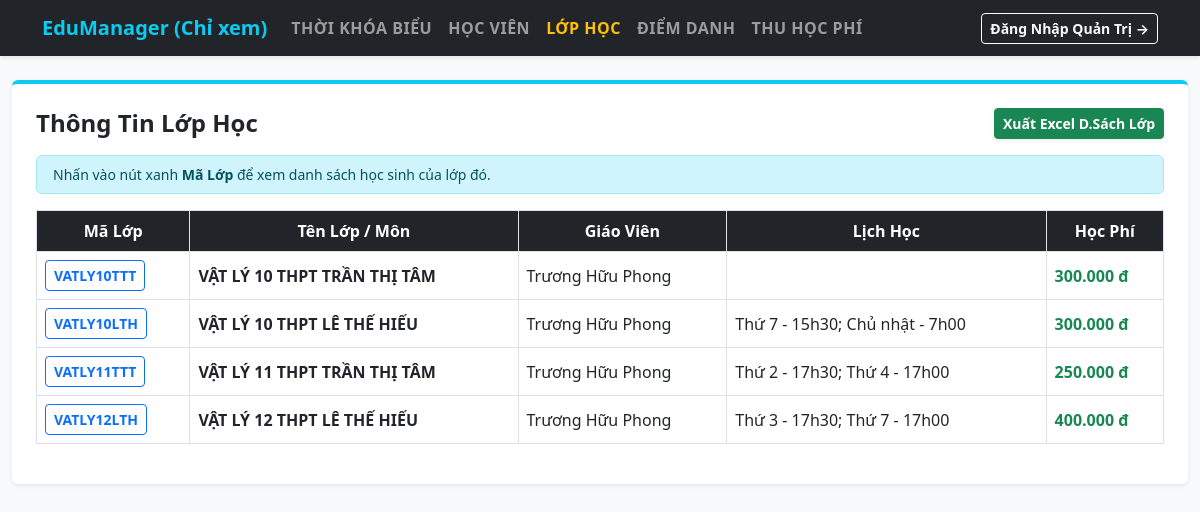
The app's page /?page=lophoc with its own data.
### tables this page shows
CREATE TABLE lop_hoc (
                id INTEGER PRIMARY KEY AUTOINCREMENT,
                ma_lop TEXT UNIQUE,
                ten_lop TEXT,
                mon_hoc TEXT,
                lich_hoc TEXT,
                giao_vien TEXT,
                hoc_phi REAL
            );

### app.py (the view)
@app.route('/')
def index():
    page = request.args.get('page', 'tkb')
    conn = get_db()
    cursor = conn.cursor()
    all_classes = [dict(row) for row in cursor.execute("SELECT * FROM lop_hoc ORDER BY id DESC").fetchall()]
    cai_dat_ca_hoc = [dict(row) for row in cursor.execute("SELECT * FROM cai_dat_ca_hoc ORDER BY ca_id ASC").fetchall()]
    tkb_data = {}
    for row in cursor.execute("SELECT thu, ca_id, noi_dung FROM thoi_khoa_bieu").fetchall():
        tkb_data[(row['thu'], row['ca_id'])] = row['noi_dung'] or ''
    students = [dict(row) for row in cursor.execute("SELECT * FROM hoc_vien ORDER BY ma_hv ASC").fetchall()]
    class_students_map = {}
    for c in all_classes:
        ml = c['ma_lop']
        cur_hs = cursor.execute("""
            SELECT hv.* FROM hoc_vien hv
            JOIN hoc_vien_lop hvl ON hv.ma_hv = hvl.ma_hv
            WHERE hvl.ma_lop = ?
            ORDER BY hv.ma_hv ASC
        """, (ml,)).fetchall()
        class_students_map[ml] = [dict(h) for h in cur_hs]
    sel_lop = request.args.get('filter_lop', (all_classes[0]['ma_lop'] if all_classes else ''))
    f_thang_input = request.args.get('filter_thang', datetime.now().strftime('%Y-%m'))
    try:
        dt_thang = datetime.strptime(f_thang_input, '%Y-%m')
        sel_thang = dt_thang.strftime('%m/%Y')
    except ValueError:
        sel_thang = datetime.now().strftime('%m/%Y')
    dd_students = []
    saved_dates = {f'ngay_{i}': '--/--' for i in range(1, 9)}
    attendance_map = {}
    if sel_lop:
        cur_dd_st = cursor.execute("""
            SELECT hv.* FROM hoc_vien hv
            JOIN hoc_vien_lop hvl ON hv.ma_hv = hvl.ma_hv
            WHERE hvl.ma_lop = ? AND hv.trang_thai = 'Đang học'
            ORDER BY hv.ma_hv ASC
        """, (sel_lop,)).fetchall()
        dd_students = [dict(r) for r in cur_dd_st]
        row_ngay = cursor.execute("SELECT * FROM ngay_hoc WHERE ma_lop = ? AND thang = ?", (sel_lop, sel_thang)).fetchone()
        if row_ngay:
            saved_dates = dict(row_ngay)
        for shv in dd_students:
            r_dd = cursor.execute("SELECT trang_thai FROM diem_danh WHERE ma_hv = ? AND ma_lop = ? AND ngay_diem_danh = ?", (shv['ma_hv'], sel_lop, sel_thang)).fetchone()
            if r_dd and r_dd['trang_thai']:
                attendance_map[shv['ma_hv']] = r_dd['trang_thai'].split(',')
            else:
                attendance_map[shv['ma_hv']] = ['', '', '', '', '', '', '', '']
    fee_lop = request.args.get('fee_lop', (all_classes[0]['ma_lop'] if all_classes else ''))
    fee_thang_input = request.args.get('fee_thang', datetime.now().strftime('%Y-%m'))
    try:
        dt_f = datetime.strptime(fee_thang_input, '%Y-%m')
        fee_thang = dt_f.strftime('%m/%Y')
    except ValueError:
        fee_thang = datetime.now().strftime('%m/%Y')
    records = []
    if fee_lop:
        cur_rec = cursor.execute("""
            SELECT hv.ma_hv, hv.ho_ten,
                   IFNULL(thp.hoc_phi_phai_dong, lh.hoc_phi) as hoc_phi_phai_dong,
                   IFNULL(thp.da_dong, 0) as da_dong,
                   thp.hinh_thuc
            FROM hoc_vien hv
            JOIN hoc_vien_lop hvl ON hv.ma_hv = hvl.ma_hv
            JOIN lop_hoc lh ON hvl.ma_lop = lh.ma_lop
            LEFT JOIN thu_hoc_phi thp ON hv.ma_hv = thp.ma_hv AND thp.ma_lop = ? AND thp.thang_thu = ?
            WHERE hvl.ma_lop = ? AND hv.trang_thai = 'Đang học'
            ORDER BY hv.ma_hv ASC
        """, (fee_lop, fee_thang, fee_lop)).fetchall()
        records = [dict(r) for r in cur_rec]
    conn.close()
    return render_template(
        'index.html',
        page=page,
        all_classes=all_classes,
        cai_dat_ca_hoc=cai_dat_ca_hoc,
        thu_trong_tuan=THU_TRONG_TUAN,
        tkb_data=tkb_data,
        students=students,
        class_students_map=class_students_map,
        sel_lop=sel_lop,
        f_thang_input=f_thang_input,
        sel_thang=sel_thang,
        saved_dates=saved_dates,
        attendance_map=attendance_map,
        fee_lop=fee_lop,
        fee_thang_input=fee_thang_input,
        records=records
    )

### app.py (called while the page is built)
@app.template_filter('currency')
def currency_filter(value):
    if value is None or value == '':
        return "0"
    try:
        val = float(value)
        return f"{int(val):,}".replace(",", ".")
    except (ValueError, TypeError):
        return "0"

### database.py (called while the page is built)
def get_db():
    conn = sqlite3.connect(DB_PATH)
    conn.row_factory = sqlite3.Row
    return conn

### templates/index.html (shortened to what this page needs)
<!DOCTYPE html>
<html lang="vi">
<head>
    <link href="https://cdn.jsdelivr.net/npm/bootstrap@5.3.0/dist/css/bootstrap.min.css" rel="stylesheet">
</head>
<body class="bg-light">
    <nav class="navbar navbar-expand-lg navbar-dark bg-dark shadow-sm">
        <div class="container">
            <a class="navbar-brand text-info fw-bold" href="{{ url_for('index') }}">EduManager (Chỉ xem)</a>
            <div class="collapse navbar-collapse" id="navMenu">
                <ul class="navbar-nav me-auto">
                    <li class="nav-item"><a class="nav-link {% if page=='tkb' %}active text-warning{% endif %}" href="{{ url_for('index', page='tkb') }}">Thời Khóa Biểu</a></li>
                    <li class="nav-item"><a class="nav-link {% if page=='hocvien' %}active text-warning{% endif %}" href="{{ url_for('index', page='hocvien') }}">Học Viên</a></li>
                    <li class="nav-item"><a class="nav-link {% if page=='lophoc' %}active text-warning{% endif %}" href="{{ url_for('index', page='lophoc') }}">Lớp Học</a></li>
                    <li class="nav-item"><a class="nav-link {% if page=='diemdanh' %}active text-warning{% endif %}" href="{{ url_for('index', page='diemdanh') }}">Điểm Danh</a></li>
                    <li class="nav-item"><a class="nav-link {% if page=='hocphi' %}active text-warning{% endif %}" href="{{ url_for('index', page='hocphi') }}">Thu Học Phí</a></li>
                </ul>
                <a href="{{ url_for('admin') }}" class="btn btn-outline-light btn-sm fw-bold">Đăng Nhập Quản Trị &rarr;</a>
            </div>
        </div>
    </nav>
    <div class="container mt-4 mb-5" style="max-width: 1350px;">
        <div class="bg-white p-4 rounded shadow-sm border-top border-info border-4">
            {% if page == 'tkb' %}
                <h3 class="text-center fw-bold mb-4 text-uppercase text-dark">Thời Khóa Biểu Giảng Dạy</h3>
                <div class="table-responsive">
                    <table class="table-tkb">
                        <thead>
                            <tr>
                                <th style="width: 6%;">Buổi</th><th style="width: 12%;">Thời gian</th>
                                {% for thu_id, t in thu_trong_tuan.items() %}
                                    <th style="width: 11%;">{{ t }}</th>
                                {% endfor %}
                            </tr>
                        </thead>
                        <tbody>
                            {% for info in cai_dat_ca_hoc %}
                                {% set ca_id = info['ca_id'] %}
                                <tr style="background-color: {{ info['mau_sac'] }};">
                                    {% if loop.index0 == 0 %}<td rowspan="2" class="fw-bold bg-white text-dark border-end-0">SÁNG</td>{% endif %}
                                    {% if loop.index0 == 2 %}<td rowspan="2" class="fw-bold bg-white text-dark border-end-0">CHIỀU</td>{% endif %}
                                    {% if loop.index0 == 4 %}<td class="fw-bold bg-white text-dark border-end-0">TỐI</td>{% endif %}
                                    <td class="fw-bold bg-light text-dark">
                                        <span class="badge bg-secondary px-2 py-1 fs-6 shadow-sm">{{ info['thoi_gian'] }}</span>
                                    </td>
                                    {% for thu_id in range(2, 9) %}
                                        {% set content = tkb_data.get((thu_id, ca_id), '') %}
                                        {% set class_highlight = 'cell-filled' if content else '' %}
                                        <td>
                                            <div class="h-100 d-flex align-items-center justify-content-center p-1 {{ class_highlight }}">
                                                {{ content | replace('\n', '<br>') | safe }}
                                            </div>
                                        </td>
                                    {% endfor %}
                                </tr>
                            {% endfor %}
                        </tbody>
                    </table>
                </div>
            {% elif page == 'lophoc' %}
                <div class="d-flex justify-content-between align-items-center mb-3">
                    <h4 class="fw-bold mb-0">Thông Tin Lớp Học</h4>
                    <a href="{{ url_for('export_excel_classes') }}" class="btn btn-success btn-sm fw-bold shadow-sm">Xuất Excel D.Sách Lớp</a>
                </div>
                <div class="alert alert-info py-2 small">Nhấn vào nút xanh <strong>Mã Lớp</strong> để xem danh sách học sinh của lớp đó.</div>
                <div class="table-responsive">
                    <table class="table table-bordered align-middle table-readonly">
                        <thead>
                            <tr><th>Mã Lớp</th><th>Tên Lớp / Môn</th><th>Giáo Viên</th><th>Lịch Học</th><th>Học Phí</th></tr>
                        </thead>
                        <tbody>
                            {% for lop in all_classes %}
                            <tr>
                                <td>
                                    <button class="btn btn-outline-primary btn-sm fw-bold" data-bs-toggle="modal" data-bs-target="#dsLop{{ lop['id'] }}">
                                        {{ lop['ma_lop'] }}
                                    </button>
                                </td>
                                <td><strong>{{ lop['ten_lop'] }}</strong></td>
                                <td>{{ lop['giao_vien'] or '' }}</td>
                                <td>{{ lop['lich_hoc'] or '' }}</td>
                                <td class="text-success fw-bold">{{ lop['hoc_phi'] | currency }} đ</td>
                            </tr>
                            {% endfor %}
                        </tbody>
                    </table>
                </div>
            {% endif %}
        </div>
    </div>
</body>
</html>

### templates/index.html (style rules this page uses)
.nav-link { font-weight: 600; text-transform: uppercase; letter-spacing: 0.5px; }
.table-readonly th { background-color: #212529; color: white; text-align: center; }

### records on screen
lop_hoc: ma_lop "VATLY10TTT", ten_lop "VẬT LÝ 10 THPT TRẦN THỊ TÂM", giao_vien "Trương Hữu Phong", hoc_phi "300.000"
lop_hoc: ma_lop "VATLY10LTH", ten_lop "VẬT LÝ 10 THPT LÊ THẾ HIẾU", giao_vien "Trương Hữu Phong", lich_hoc "Thứ 7 - 15h30; Chủ nhật - 7h00", hoc_phi "300.000"
lop_hoc: ma_lop "VATLY11TTT", ten_lop "VẬT LÝ 11 THPT TRẦN THỊ TÂM", giao_vien "Trương Hữu Phong", lich_hoc "Thứ 2 - 17h30; Thứ 4 - 17h00", hoc_phi "250.000"
lop_hoc: ma_lop "VATLY12LTH", ten_lop "VẬT LÝ 12 THPT LÊ THẾ HIẾU", giao_vien "Trương Hữu Phong", lich_hoc "Thứ 3 - 17h30; Thứ 7 - 17h00", hoc_phi "400.000"
